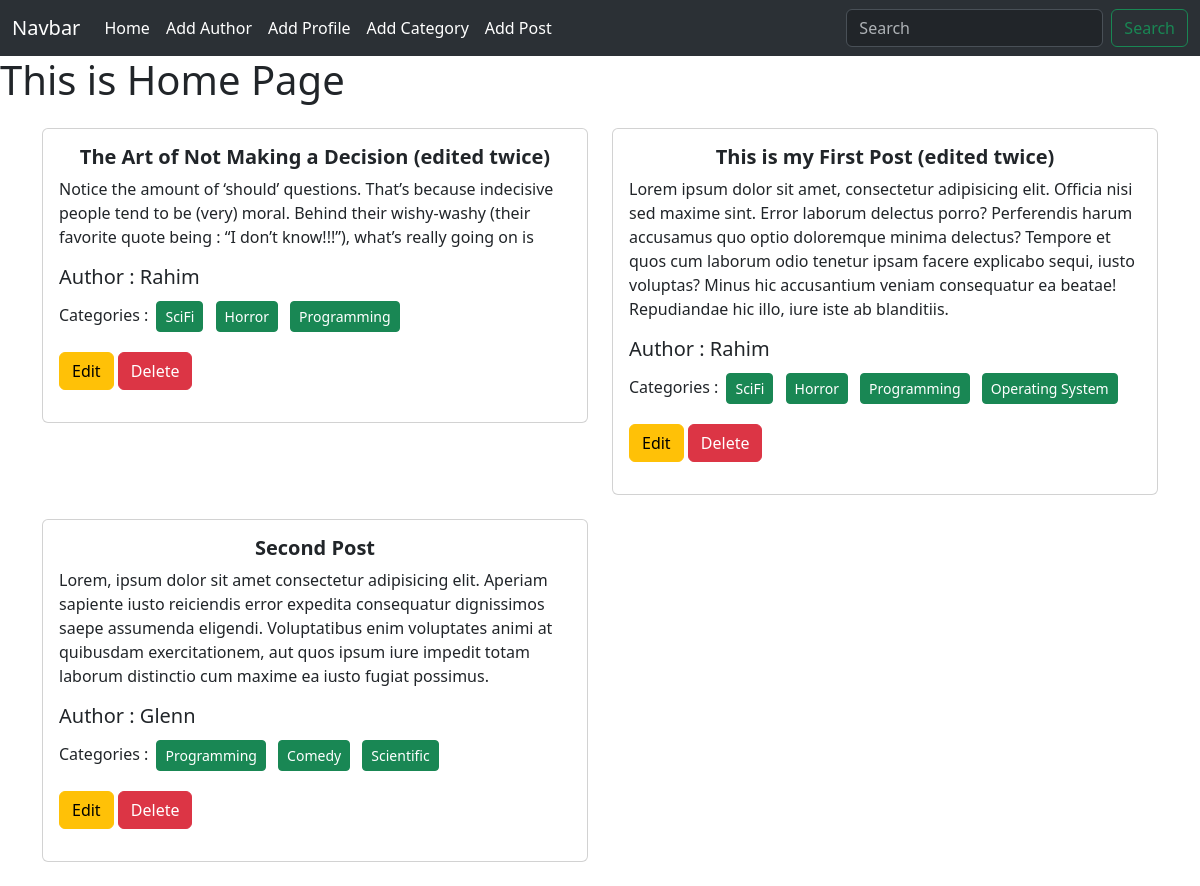
The page / on the database its author committed.
### posts/models.py (models this page shows, shortened)
class Post(models.Model):
    title = models.CharField(max_length=50)
    content = models.TextField()
    category = models.ManyToManyField(Category)
    author = models.ForeignKey(Author,on_delete=models.CASCADE)

### author/models.py (models this page shows, shortened)
class Author(models.Model):
    name = models.CharField(max_length=100)
    bio = models.TextField()
    phone_no = models.CharField(max_length=12)

### categories/models.py (models this page shows, shortened)
class Category(models.Model):
    name = models.CharField(max_length=100)

### blog_project/views.py (the view)
# urls.py: path('',views.home,name="home"),
def home(request):
    data = Post.objects.all()
    return render(request,'home.html',{'data':data})

### templates/home.html (shortened to what this page needs)
{% extends 'base.html' %}
{% load crispy_forms_tags %}
{% block content %}
<h1>This is Home Page</h1>
<div class="container my-4">
    <div class="row row-cols-1 row-cols-md-2 g-4">
        {% for post in data %}
        <div class="col">
            <div class="card">
                <div class="card-body">
                    <h5 class="card-title text-center fw-bold"> {{post.title}} </h5>
                    <p class="card-text">{{post.content}}</p>
                    <h5>Author : {{post.author.name}}</h5>
                    <p>
                        Categories :
                        {% for cat in post.category.all %}
                        <button class="btn btn-sm btn-success mx-1 my-1">{{cat.name}}</button>
                        {% endfor %}
                    </p>
                    <p>
                        <a href="{% url 'edit_post' post.id %}" class="btn btn-warning">Edit</a>
                        <a href="{% url 'delete_post' post.id %}" class="btn btn-danger">Delete</a>
                    </p>
                </div>
            </div>
        </div>
        {% endfor %}
    </div>
</div>
{% endblock content %}

### templates/base.html (shortened to what this page needs)
<!DOCTYPE html>
<html lang="en">
<head>
    <link href="https://cdn.jsdelivr.net/npm/bootstrap@5.3.3/dist/css/bootstrap.min.css" rel="stylesheet"
>
</head>
<body>
    <nav class="navbar navbar-expand-md bg-body-tertiary" data-bs-theme="dark">
        <div class="container-fluid">
            <a class="navbar-brand" href="#">Navbar</a>
            <div class="collapse navbar-collapse" id="navbarSupportedContent">
                <ul class="navbar-nav me-auto mb-2 mb-lg-0">
                    <li class="nav-item">
                        <a class="nav-link active" aria-current="page" href="{% url 'home' %}">Home</a>
                    </li>
                    <li class="nav-item">
                        <a class="nav-link active" aria-current="page" href="{% url 'add_author' %}">Add Author</a>
                    </li>
                    <li class="nav-item">
                        <a class="nav-link active" aria-current="page" href="{% url 'add_profile' %}">Add Profile</a>
                    </li>
                    <li class="nav-item">
                        <a class="nav-link active" aria-current="page" href="{% url 'add_category' %}">Add Category</a>
                    </li>
                    <li class="nav-item">
                        <a class="nav-link active" aria-current="page" href="{% url 'add_post' %}">Add Post</a>
                    </li>
                </ul>
                <form class="d-flex" role="search">
                    <input class="form-control me-2" type="search" placeholder="Search" aria-label="Search">
                    <button class="btn btn-outline-success" type="submit">Search</button>
                </form>
            </div>
        </div>
    </nav>
    {% block content %}{% endblock content %}
</body>
</html>

### rows shown on the page
Post: title "The Art of Not Making a Decision (edited twice)", content "Notice the amount of ‘should’ questions. That’s because indecisive people tend to be (very) moral. Behind their wishy-washy (their favorite quote being : “I don’t know!!!”), what’s really going on is", author.name "Rahim"
Category: name "SciFi"
Category: name "Horror"
Category: name "Programming"
Post: title "This is my First Post (edited twice)", content "Lorem ipsum dolor sit amet, consectetur adipisicing elit. Officia nisi sed maxime sint. Error laborum delectus porro? Perferendis harum accusamus quo optio doloremque minima delectus? Tempore et quos cum laborum odio tenetur ipsam facere explicabo sequi, iusto voluptas? Minus hic accusantium veniam consequatur ea beatae! Repudiandae hic illo, iure iste ab blanditiis.", author.name "Rahim"
Category: name "Operating System"
Post: title "Second Post", content "Lorem, ipsum dolor sit amet consectetur adipisicing elit. Aperiam sapiente iusto reiciendis error expedita consequatur dignissimos saepe assumenda eligendi. Voluptatibus enim voluptates animi at quibusdam exercitationem, aut quos ipsum iure impedit totam laborum distinctio cum maxime ea iusto fugiat possimus.", author.name "Glenn"
Category: name "Comedy"
Category: name "Scientific"
